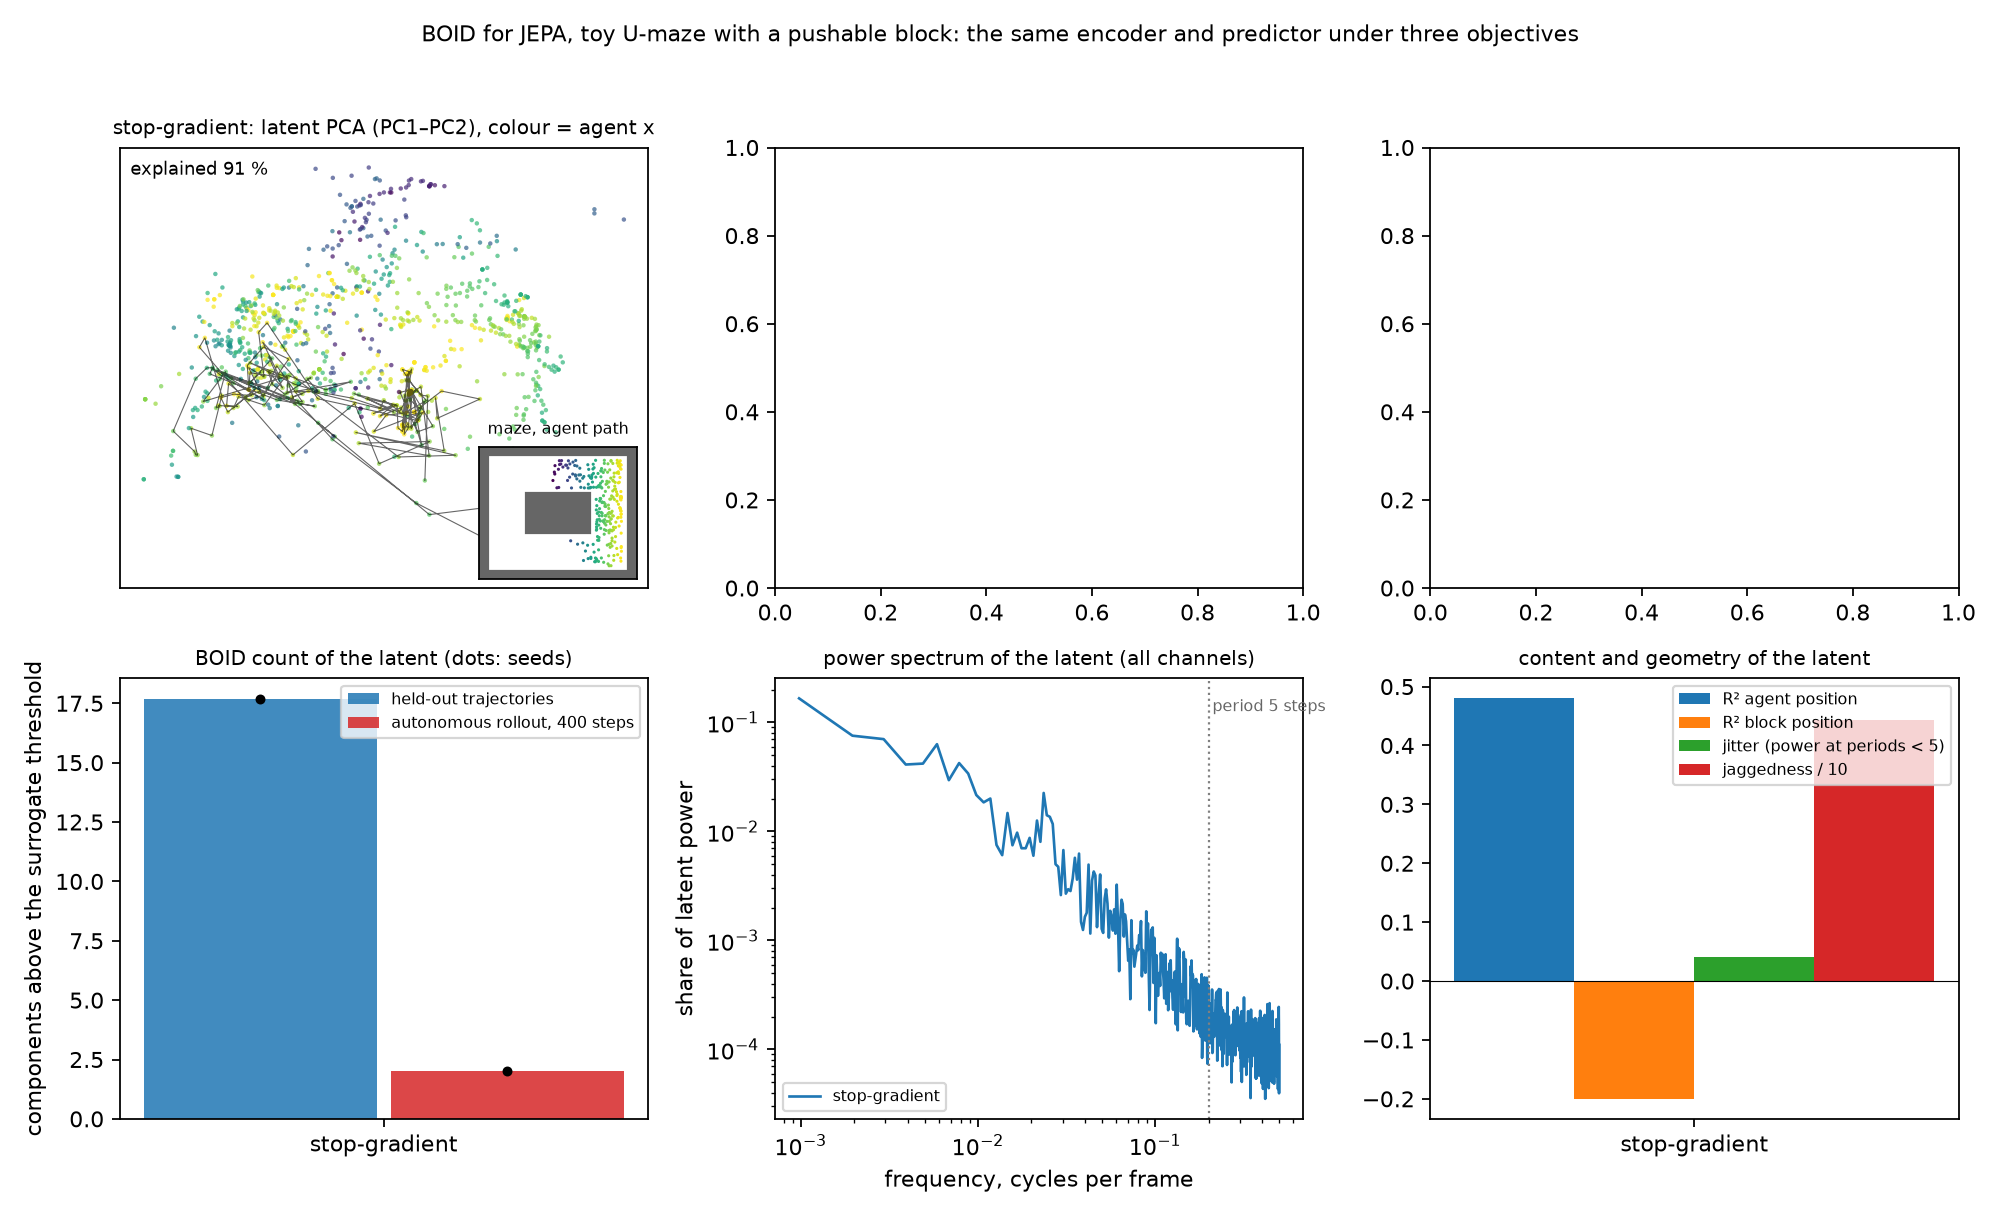

Reproduce this figure in Python.
"""Figure for Section 9.1: latent maps, BOID counts, spectra and readouts of the three toy JEPA objectives.
Reads latents_<variant>_seed<k>.npz and jepa_boid_results.json written by jepa_boid_toy.py."""
import numpy as np, json, glob, os, matplotlib
matplotlib.use("Agg"); import matplotlib.pyplot as plt
HERE = os.path.dirname(os.path.abspath(__file__)); VARIANTS = ["SG", "SVReg", "SlowSVReg"]; LABELS = {"SG": "stop-gradient", "SVReg": "SVReg", "SlowSVReg": "Slow SVReg"}
WALLS = [(0.0, 0.0, 1.0, 0.06), (0.0, 0.94, 1.0, 0.06), (0.0, 0.0, 0.06, 1.0), (0.94, 0.0, 0.06, 1.0), (0.30, 0.35, 0.40, 0.30)]
def parse_log():
    """fall back to the per-run lines of the log while the run is in progress"""
    import re
    res = {}
    for line in open(os.path.join(HERE, "run_3000x3.log")):
        m = re.match(r"\s+(\w+) seed (\d+): count \[([\d, ]+)\] \| imagined \[([\d, ]+)\] \| jitter ([\d.]+) \| jag ([\d.]+) \| R2 agent (-?[\d.]+) block (-?[\d.]+)", line)
        if m:
            v = m.group(1); res.setdefault(v, []).append(dict(count=[int(x) for x in m.group(3).split(",")], count_imag=[int(x) for x in m.group(4).split(",")],
                jitter=[float(m.group(5))], jag=[float(m.group(6))], r2_agent=[float(m.group(7))], r2_block=[float(m.group(8))]))
    return res or None
res = json.load(open(os.path.join(HERE, "jepa_boid_results.json"))) if os.path.exists(os.path.join(HERE, "jepa_boid_results.json")) else parse_log()
VARIANTS = [v for v in VARIANTS if res and v in res] or VARIANTS
fig, ax = plt.subplots(2, 3, figsize=(12.5, 7.6), dpi=160)
for k, v in enumerate(VARIANTS):
    files = sorted(glob.glob(os.path.join(HERE, f"latents_{v}_seed*.npz")))
    a = ax[0, k]
    if not files: a.set_title(f"{LABELS[v]}: not available yet"); a.axis("off"); continue
    d = np.load(files[0]); Z, P = d["Z0"], d["P0"]                              # held-out run 0 of seed 0
    Zc = Z - Z.mean(1, keepdims=True); U, S, Vt = np.linalg.svd(Zc, full_matrices=False); pc = (U[:, :2].T @ Zc)
    col = plt.cm.viridis((P[:, 0] - P[:, 0].min())/(np.ptp(P[:, 0]) + 1e-9))
    a.scatter(pc[0], pc[1], s=4, c=col, alpha=0.7, lw=0); a.plot(pc[0, :200], pc[1, :200], color="k", lw=0.5, alpha=0.6)
    a.set_title(f"{LABELS[v]}: latent PCA (PC1–PC2), colour = agent x", fontsize=9); a.set_xticks([]); a.set_yticks([])
    a.text(0.02, 0.97, f"explained {100*(S[:2]**2).sum()/(S**2).sum():.0f} %", transform=a.transAxes, va="top", fontsize=8)
    if k == 0:
        ins = a.inset_axes([0.68, 0.02, 0.30, 0.30]); ins.set_xlim(0, 1); ins.set_ylim(0, 1); ins.set_xticks([]); ins.set_yticks([])
        for (x, y, w, h) in WALLS: ins.add_patch(plt.Rectangle((x, y), w, h, color="0.4"))
        ins.scatter(P[::4, 0], P[::4, 1], s=2, c=col[::4], lw=0); ins.set_title("maze, agent path", fontsize=7)
# counts
a = ax[1, 0]
if res:
    for k, v in enumerate(VARIANTS):
        if v not in res: continue
        c = [np.mean(r["count"]) for r in res[v]]; ci = [np.mean(r["count_imag"]) for r in res[v]]
        a.bar(k - 0.18, np.mean(c), 0.34, color="C0", alpha=0.85, label="held-out trajectories" if k == 0 else None); a.scatter([k - 0.18]*len(c), c, color="k", s=12, zorder=3)
        a.bar(k + 0.18, np.mean(ci), 0.34, color="C3", alpha=0.85, label="autonomous rollout, 400 steps" if k == 0 else None); a.scatter([k + 0.18]*len(ci), ci, color="k", s=12, zorder=3)
    a.set_xticks(range(len(VARIANTS))); a.set_xticklabels([LABELS[v] for v in VARIANTS]); a.set_ylabel("components above the surrogate threshold"); a.legend(fontsize=7); a.set_title("BOID count of the latent (dots: seeds)", fontsize=9)
# spectra
a = ax[1, 1]
for k, v in enumerate(VARIANTS):
    files = sorted(glob.glob(os.path.join(HERE, f"latents_{v}_seed*.npz")))
    if not files: continue
    spec = []
    for f in files:
        d = np.load(f)
        for run in range(3):
            Z = d[f"Z{run}"]; Zc = Z - Z.mean(1, keepdims=True); Zc /= Zc.std() + 1e-9
            Pw = (np.abs(np.fft.rfft(Zc, axis=1))**2).sum(0); spec.append(Pw/Pw[1:].sum())
    fr = np.fft.rfftfreq(Z.shape[1]); m = np.mean(spec, 0)
    a.loglog(fr[1:], m[1:], lw=1.2, label=LABELS[v])
a.axvline(0.2, color="0.5", ls=":", lw=1); a.text(0.21, a.get_ylim()[1]*0.5 if a.get_ylim()[1] > 0 else 1, "period 5 steps", fontsize=7, color="0.4")
a.set_xlabel("frequency, cycles per frame"); a.set_ylabel("share of latent power"); a.set_title("power spectrum of the latent (all channels)", fontsize=9); a.legend(fontsize=7)
# readouts and geometry
a = ax[1, 2]
if res:
    keys = [("r2_agent", "R² agent position"), ("r2_block", "R² block position"), ("jitter", "jitter (power at periods < 5)"), ("jag", "jaggedness / 10")]
    for j, (key, lab) in enumerate(keys):
        vals = [np.mean([np.mean(r[key]) for r in res[v]]) if v in res else 0 for v in VARIANTS]; vals = [x/10 if key == "jag" else x for x in vals]
        a.bar(np.arange(len(VARIANTS)) + (j - 1.5)*0.2, np.clip(vals, -0.2, None), 0.2, label=lab)
    a.set_xticks(range(len(VARIANTS))); a.set_xticklabels([LABELS[v] for v in VARIANTS]); a.axhline(0, color="k", lw=0.5); a.legend(fontsize=7); a.set_title("content and geometry of the latent", fontsize=9)
fig.suptitle("BOID for JEPA, toy U-maze with a pushable block: the same encoder and predictor under three objectives", fontsize=10)
fig.tight_layout(rect=[0, 0, 1, 0.96]); out = os.path.join(HERE, "jepa_boid_figure.png"); fig.savefig(out); print("saved", out)
